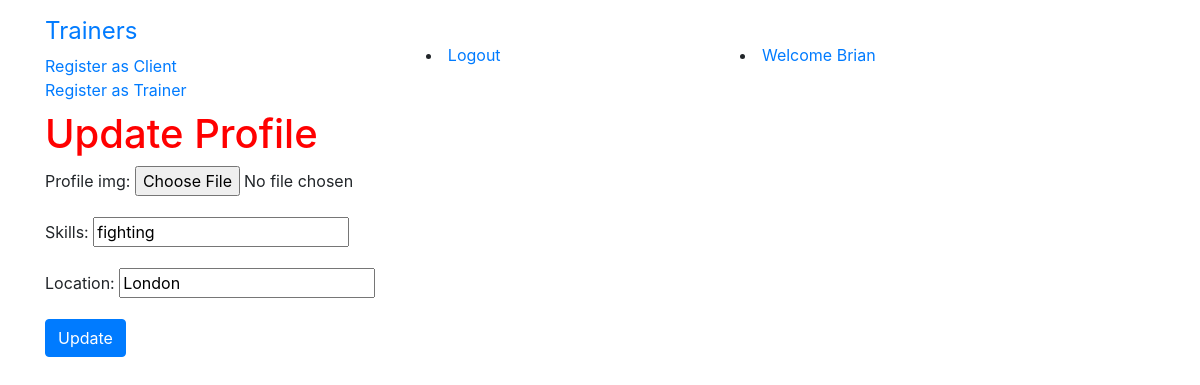
The app's page /trainer/update/8/ (signed in) with its own data.
### gym/models.py (models this page shows, shortened)
class User(AbstractUser):
    is_trainer = models.BooleanField(default=False)
    is_client= models.BooleanField(default=False)

class TrainerProfile(models.Model):
    user = models.OneToOneField(User,on_delete=models.CASCADE,primary_key=True)
    name = models.CharField(max_length=100,null=True)
    description = models.TextField()
    age = models.PositiveIntegerField(null=True)
    gender = models.CharField(max_length=30,null=True)
    location = models.CharField(max_length=30,null=True)
    skills = models.CharField(max_length=30,null=True)
    profile_img = models.ImageField(upload_to='profile_image', blank=True)

### gym/views.py (the view)
# urls.py: path('trainer/update/<pk>/',views.TrainerUpdateView.as_view(),name='trainer_update'),
class TrainerUpdateView(LoginRequiredMixin,UpdateView):
    model = TrainerProfile
    fields = ('profile_img','skills','location')

### gym/templates/gym/trainerprofile_form.html (shortened to what this page needs)
{% extends 'base.html'%}
{% block content %}
<h1>Update Profile</h1>
<form method="post">
  {{ form.as_p }}
  <input type="submit" class="btn btn-primary" name="" value="Update">
</form>
{% endblock %}

### gym/templates/base.html (shortened to what this page needs)
<!DOCTYPE html>
{% load staticfiles %}
<html lang="en" dir="ltr">
  <head>
    <link rel="stylesheet" href="https://maxcdn.bootstrapcdn.com/bootstrap/4.0.0/css/bootstrap.min.css">
    <link rel="stylesheet" href="{% static 'gym/css/app.css' %}">
  </head>
  <body>
    <nav class="navbar navbar-default techfont custom-navbar">
      <div class="container">
        <ul class="nav navbar-nav">
          <li> <a class="navbar-brand bigbrand" href="{% url 'gym:trainer_list'%}">Trainers</a> </li>
          <li> <a class="nav-item active" href="{% url 'gym:client_signup'%}"> Register as Client</a> </li>
          <li> <a href="{% url 'gym:trainer_signup'%}"> Register as Trainer</a> </li>
        </ul class="nav navbar-nav navbar-right">
        {% if user.is_authenticated %}
          <li> <a href="{% url 'logout'%}">Logout</a> </li>
          <li> <a href="{% url 'gym:profile'%}">Welcome {{ user.username }}</a> </li>
        {% else %}
          <li> <a class="nav navbar-right" href="{% url 'login'%}">Login</a> </li>
        {% endif %}
      </div>
    </nav>
    <div class="container">
    {% block content %}
    {% endblock %}
    </div>
  </body>
</html>

### gym/static/gym/css/app.css (style rules this page uses)
h1 { color: red; }
.bigbrand { font-size: 1.5em; }

### records on screen
User: username "Brian"
TrainerProfile: skills "fighting", location "London"
